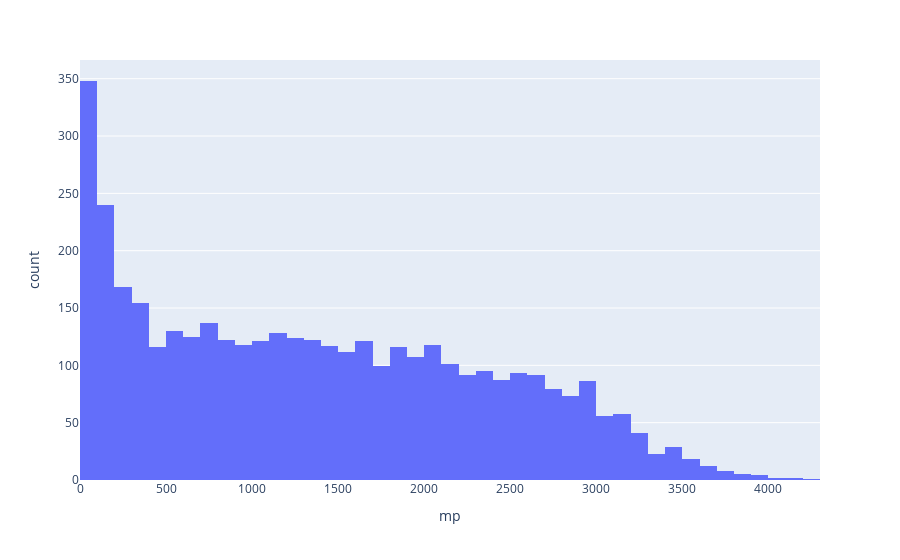

This figure's notebook cell:
### Code cell
fig = px.histogram(df,x='mp')
fig.show()

### Figure 1 — Plotly figure (JSON) as saved in the notebook; plotly's stock layout.template omitted (floating-point values rounded to 4 significant figures; data arrays with more than 128 entries replaced by an {"elided": "..."} marker saying what was removed)
{"data": [{"alignmentgroup": "True", "bingroup": "x", "hovertemplate": "mp=%{x}<br>count=%{y}<extra></extra>", "legendgroup": "", "marker": {"color": "#636efa", "pattern": {"shape": ""}}, "name": "", "offsetgroup": "", "orientation": "v", "showlegend": false, "type": "histogram", "x": {"elided": "4000 int values"}, "xaxis": "x", "yaxis": "y"}], "layout": {"autosize": true, "barmode": "relative", "legend": {"tracegroupgap": 0}, "margin": {"t": 60}, "xaxis": {"anchor": "y", "autorange": true, "domain": [0, 1], "range": [-0.5, 4300.0], "title": {"text": "mp"}, "type": "linear"}, "yaxis": {"anchor": "x", "autorange": true, "domain": [0, 1], "range": [0, 366.3], "title": {"text": "count"}}}}
